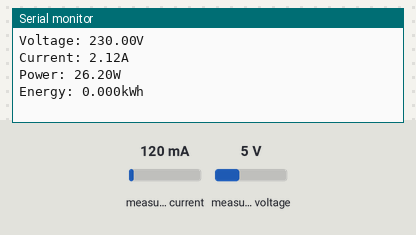
Bench run of a sketch on a simulated ESP8266 (NodeMCU). Shown: the last lines printed to the serial monitor. The inputs (shaded band) are chosen by the test bench; at power-on: measured current 120 mA, measured voltage 5 V.

Above: at 1.2 s.
1.3 s: measured current set to 40 mA
At 2.6 s:
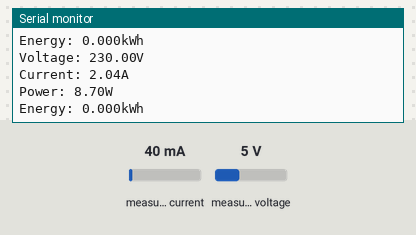
2.8 s: measured voltage set to 0.3 V
4.3 s: measured current set to 500 mA
At 4.3 s:
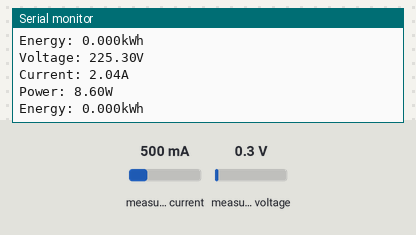
Timing chart, 0 to 7.3 s (numbered marks = the images above; inputs shaded):
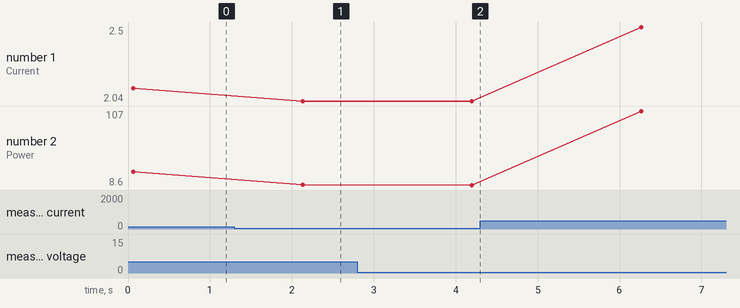

The sketch:

Listrik.ino
```cpp
/*
 * Bandung Indonesia
 */


/* Use software serial for the PZEM
 * Pin 5 Rx (Connects to the Tx pin on the PZEM)
 * Pin 4 Tx (Connects to the Rx pin on the PZEM)
*/
#include <PZEM004Tv30.h>
//PZEM004Tv30 pzem(D4,D5);
PZEM004Tv30 pzem(D5, D6);

void setup() {
  Serial.begin(9600);
}

void loop() {
    float voltage = pzem.voltage();
    float current = pzem.current();
    float power = pzem.power();
    float energy = pzem.energy();
    float frequency = pzem.frequency();
    float pf = pzem.pf();
    if( !isnan(voltage)||!isnan(current)||!isnan(power)||!isnan(energy)){
        Serial.print("Voltage: ");
        Serial.print(voltage);
        Serial.println("V");
        Serial.print("Current: ");
        Serial.print(current+2);
        Serial.println("A");
        Serial.print("Power: ");
        Serial.print(power);
        Serial.println("W");
        Serial.print("Energy: ");
        Serial.print(energy,3);
        Serial.println("kWh");
    } else {
        Serial.println("Sensor Tidak Terbaca pak bosq");
    }
    delay(2000);
}
```

Measured:
- after the input at 1.3 s, the serial monitor: prints a new line after 0.83 s (image 1)
- plotted number 1: 2.12 → 2.04 after the input at 1.3 s, 2.04 → 2.5 after the input at 4.3 s
- plotted number 2: 26.2 → 8.7 after the input at 1.3 s, 8.7 → 8.6 after the input at 2.8 s, 8.6 → 107 after the input at 4.3 s
